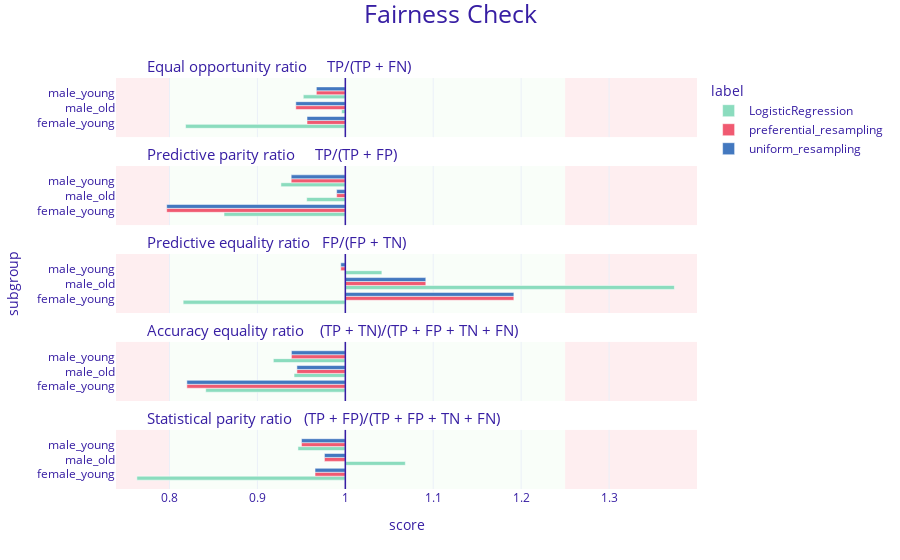

The notebook cell saved with this chart:
### Markdown cell above
### Mitigate option 2: Re-sampling your data
Did you look at the distribution of the biased variable ? Maybe some values of the variable are under-represented or over-represented. Resampling training data would help to mitigate bias due to this king of issue.

### Code cell
model_p = resampling_model(eval(dict_infos['model_name']), explainer, protected, type_resampling="preferential")
model_u = resampling_model(eval(dict_infos['model_name']), explainer, protected, type_resampling="uniform")

explainer_p = dx.Explainer(model_p, X, y, verbose = False)
explainer_u = dx.Explainer(model_u, X, y, verbose = False)

fobject_p = explainer_p.model_fairness(protected, privileged, label='preferential_resampling')
fobject_u = explainer_u.model_fairness(protected, privileged, label='uniform_resampling')

# plotting
fairness_object.plot([fobject_p, fobject_u])

### Figure 1 — Plotly figure (JSON) as saved in the notebook; plotly's stock layout.template omitted (floating-point values rounded to 4 significant figures)
{"data": [{"alignmentgroup": "True", "customdata": [["female_young", 0.818, "LogisticRegression"], ["male_old", 0.996, "LogisticRegression"], ["male_young", 0.952, "LogisticRegression"]], "hovertemplate": "<b>%{customdata[2]}</b><br>Subgroup: %{customdata[0]}<br>Score: %{customdata[1]}<br><extra></extra>", "legendgroup": "LogisticRegression", "marker": {"color": "#8bdcbe", "pattern": {"shape": ""}}, "name": "LogisticRegression", "offsetgroup": "LogisticRegression", "orientation": "h", "showlegend": true, "textposition": "auto", "type": "bar", "x": [-0.1817, -0.004251, -0.04782], "xaxis": "x5", "y": [0.25, 0.5, 0.75], "yaxis": "y5"}, {"alignmentgroup": "True", "customdata": [["female_young", 0.862, "LogisticRegression"], ["male_old", 0.956, "LogisticRegression"], ["male_young", 0.927, "LogisticRegression"]], "hovertemplate": "<b>%{customdata[2]}</b><br>Subgroup: %{customdata[0]}<br>Score: %{customdata[1]}<br><extra></extra>", "legendgroup": "LogisticRegression", "marker": {"color": "#8bdcbe", "pattern": {"shape": ""}}, "name": "LogisticRegression", "offsetgroup": "LogisticRegression", "orientation": "h", "showlegend": false, "textposition": "auto", "type": "bar", "x": [-0.138, -0.04396, -0.07326], "xaxis": "x4", "y": [0.25, 0.5, 0.75], "yaxis": "y4"}, {"alignmentgroup": "True", "customdata": [["female_young", 0.816, "LogisticRegression"], ["male_old", 1.374, "LogisticRegression"], ["male_young", 1.042, "LogisticRegression"]], "hovertemplate": "<b>%{customdata[2]}</b><br>Subgroup: %{customdata[0]}<br>Score: %{customdata[1]}<br><extra></extra>", "legendgroup": "LogisticRegression", "marker": {"color": "#8bdcbe", "pattern": {"shape": ""}}, "name": "LogisticRegression", "offsetgroup": "LogisticRegression", "orientation": "h", "showlegend": false, "textposition": "auto", "type": "bar", "x": [-0.1844, 0.3743, 0.04159], "xaxis": "x3", "y": [0.25, 0.5, 0.75], "yaxis": "y3"}, {"alignmentgroup": "True", "customdata": [["female_young", 0.841, "LogisticRegression"], ["male_old", 0.942, "LogisticRegression"], ["male_young", 0.918, "LogisticRegression"]], "hovertemplate": "<b>%{customdata[2]}</b><br>Subgroup: %{customdata[0]}<br>Score: %{customdata[1]}<br><extra></extra>", "legendgroup": "LogisticRegression", "marker": {"color": "#8bdcbe", "pattern": {"shape": ""}}, "name": "LogisticRegression", "offsetgroup": "LogisticRegression", "orientation": "h", "showlegend": false, "textposition": "auto", "type": "bar", "x": [-0.1588, -0.05831, -0.08189], "xaxis": "x2", "y": [0.25, 0.5, 0.75], "yaxis": "y2"}, {"alignmentgroup": "True", "customdata": [["female_young", 0.763, "LogisticRegression"], ["male_old", 1.068, "LogisticRegression"], ["male_young", 0.946, "LogisticRegression"]], "hovertemplate": "<b>%{customdata[2]}</b><br>Subgroup: %{customdata[0]}<br>Score: %{customdata[1]}<br><extra></extra>", "legendgroup": "LogisticRegression", "marker": {"color": "#8bdcbe", "pattern": {"shape": ""}}, "name": "LogisticRegression", "offsetgroup": "LogisticRegression", "orientation": "h", "showlegend": false, "textposition": "auto", "type": "bar", "x": [-0.2371, 0.06826, -0.05389], "xaxis": "x", "y": [0.25, 0.5, 0.75], "yaxis": "y"}, {"alignmentgroup": "True", "customdata": [["female_young", 0.956, "preferential_resampling"], ["male_old", 0.944, "preferential_resampling"], ["male_young", 0.967, "preferential_resampling"]], "hovertemplate": "<b>%{customdata[2]}</b><br>Subgroup: %{customdata[0]}<br>Score: %{customdata[1]}<br><extra></extra>", "legendgroup": "preferential_resampling", "marker": {"color": "#f05a71", "pattern": {"shape": ""}}, "name": "preferential_resampling", "offsetgroup": "preferential_resampling", "orientation": "h", "showlegend": true, "textposition": "auto", "type": "bar", "x": [-0.04357, -0.05632, -0.03294], "xaxis": "x5", "y": [0.25, 0.5, 0.75], "yaxis": "y5"}, {"alignmentgroup": "True", "customdata": [["female_young", 0.797, "preferential_resampling"], ["male_old", 0.99, "preferential_resampling"], ["male_young", 0.938, "preferential_resampling"]], "hovertemplate": "<b>%{customdata[2]}</b><br>Subgroup: %{customdata[0]}<br>Score: %{customdata[1]}<br><extra></extra>", "legendgroup": "preferential_resampling", "marker": {"color": "#f05a71", "pattern": {"shape": ""}}, "name": "preferential_resampling", "offsetgroup": "preferential_resampling", "orientation": "h", "showlegend": false, "textposition": "auto", "type": "bar", "x": [-0.2032, -0.009852, -0.06158], "xaxis": "x4", "y": [0.25, 0.5, 0.75], "yaxis": "y4"}, {"alignmentgroup": "True", "customdata": [["female_young", 1.192, "preferential_resampling"], ["male_old", 1.092, "preferential_resampling"], ["male_young", 0.995, "preferential_resampling"]], "hovertemplate": "<b>%{customdata[2]}</b><br>Subgroup: %{customdata[0]}<br>Score: %{customdata[1]}<br><extra></extra>", "legendgroup": "preferential_resampling", "marker": {"color": "#f05a71", "pattern": {"shape": ""}}, "name": "preferential_resampling", "offsetgroup": "preferential_resampling", "orientation": "h", "showlegend": false, "textposition": "auto", "type": "bar", "x": [0.1917, 0.09154, -0.005181], "xaxis": "x3", "y": [0.25, 0.5, 0.75], "yaxis": "y3"}, {"alignmentgroup": "True", "customdata": [["female_young", 0.82, "preferential_resampling"], ["male_old", 0.945, "preferential_resampling"], ["male_young", 0.939, "preferential_resampling"]], "hovertemplate": "<b>%{customdata[2]}</b><br>Subgroup: %{customdata[0]}<br>Score: %{customdata[1]}<br><extra></extra>", "legendgroup": "preferential_resampling", "marker": {"color": "#f05a71", "pattern": {"shape": ""}}, "name": "preferential_resampling", "offsetgroup": "preferential_resampling", "orientation": "h", "showlegend": false, "textposition": "auto", "type": "bar", "x": [-0.1802, -0.05507, -0.06133], "xaxis": "x2", "y": [0.25, 0.5, 0.75], "yaxis": "y2"}, {"alignmentgroup": "True", "customdata": [["female_young", 0.966, "preferential_resampling"], ["male_old", 0.976, "preferential_resampling"], ["male_young", 0.95, "preferential_resampling"]], "hovertemplate": "<b>%{customdata[2]}</b><br>Subgroup: %{customdata[0]}<br>Score: %{customdata[1]}<br><extra></extra>", "legendgroup": "preferential_resampling", "marker": {"color": "#f05a71", "pattern": {"shape": ""}}, "name": "preferential_resampling", "offsetgroup": "preferential_resampling", "orientation": "h", "showlegend": false, "textposition": "auto", "type": "bar", "x": [-0.03444, -0.02375, -0.04988], "xaxis": "x", "y": [0.25, 0.5, 0.75], "yaxis": "y"}, {"alignmentgroup": "True", "customdata": [["female_young", 0.956, "uniform_resampling"], ["male_old", 0.944, "uniform_resampling"], ["male_young", 0.967, "uniform_resampling"]], "hovertemplate": "<b>%{customdata[2]}</b><br>Subgroup: %{customdata[0]}<br>Score: %{customdata[1]}<br><extra></extra>", "legendgroup": "uniform_resampling", "marker": {"color": "#4378bf", "pattern": {"shape": ""}}, "name": "uniform_resampling", "offsetgroup": "uniform_resampling", "orientation": "h", "showlegend": true, "textposition": "auto", "type": "bar", "x": [-0.04357, -0.05632, -0.03294], "xaxis": "x5", "y": [0.25, 0.5, 0.75], "yaxis": "y5"}, {"alignmentgroup": "True", "customdata": [["female_young", 0.797, "uniform_resampling"], ["male_old", 0.99, "uniform_resampling"], ["male_young", 0.938, "uniform_resampling"]], "hovertemplate": "<b>%{customdata[2]}</b><br>Subgroup: %{customdata[0]}<br>Score: %{customdata[1]}<br><extra></extra>", "legendgroup": "uniform_resampling", "marker": {"color": "#4378bf", "pattern": {"shape": ""}}, "name": "uniform_resampling", "offsetgroup": "uniform_resampling", "orientation": "h", "showlegend": false, "textposition": "auto", "type": "bar", "x": [-0.2032, -0.009852, -0.06158], "xaxis": "x4", "y": [0.25, 0.5, 0.75], "yaxis": "y4"}, {"alignmentgroup": "True", "customdata": [["female_young", 1.192, "uniform_resampling"], ["male_old", 1.092, "uniform_resampling"], ["male_young", 0.995, "uniform_resampling"]], "hovertemplate": "<b>%{customdata[2]}</b><br>Subgroup: %{customdata[0]}<br>Score: %{customdata[1]}<br><extra></extra>", "legendgroup": "uniform_resampling", "marker": {"color": "#4378bf", "pattern": {"shape": ""}}, "name": "uniform_resampling", "offsetgroup": "uniform_resampling", "orientation": "h", "showlegend": false, "textposition": "auto", "type": "bar", "x": [0.1917, 0.09154, -0.005181], "xaxis": "x3", "y": [0.25, 0.5, 0.75], "yaxis": "y3"}, {"alignmentgroup": "True", "customdata": [["female_young", 0.82, "uniform_resampling"], ["male_old", 0.945, "uniform_resampling"], ["male_young", 0.939, "uniform_resampling"]], "hovertemplate": "<b>%{customdata[2]}</b><br>Subgroup: %{customdata[0]}<br>Score: %{customdata[1]}<br><extra></extra>", "legendgroup": "uniform_resampling", "marker": {"color": "#4378bf", "pattern": {"shape": ""}}, "name": "uniform_resampling", "offsetgroup": "uniform_resampling", "orientation": "h", "showlegend": false, "textposition": "auto", "type": "bar", "x": [-0.1802, -0.05507, -0.06133], "xaxis": "x2", "y": [0.25, 0.5, 0.75], "yaxis": "y2"}, {"alignmentgroup": "True", "customdata": [["female_young", 0.966, "uniform_resampling"], ["male_old", 0.976, "uniform_resampling"], ["male_young", 0.95, "uniform_resampling"]], "hovertemplate": "<b>%{customdata[2]}</b><br>Subgroup: %{customdata[0]}<br>Score: %{customdata[1]}<br><extra></extra>", "legendgroup": "uniform_resampling", "marker": {"color": "#4378bf", "pattern": {"shape": ""}}, "name": "uniform_resampling", "offsetgroup": "uniform_resampling", "orientation": "h", "showlegend": false, "textposition": "auto", "type": "bar", "x": [-0.03444, -0.02375, -0.04988], "xaxis": "x", "y": [0.25, 0.5, 0.75], "yaxis": "y"}], "layout": {"annotations": [{"font": {"size": 15}, "showarrow": false, "text": "Statistical parity ratio   (TP + FP)/(TP + FP + TN + FN)", "x": 0.05, "xanchor": "left", "xref": "paper", "y": 0.144, "yanchor": "bottom", "yref": "paper"}, {"font": {"size": 15}, "showarrow": false, "text": "Accuracy equality ratio    (TP + TN)/(TP + FP + TN + FN)", "x": 0.05, "xanchor": "left", "xref": "paper", "y": 0.358, "yanchor": "bottom", "yref": "paper"}, {"font": {"size": 15}, "showarrow": false, "text": "Predictive equality ratio   FP/(FP + TN)", "x": 0.05, "xanchor": "left", "xref": "paper", "y": 0.572, "yanchor": "bottom", "yref": "paper"}, {"font": {"size": 15}, "showarrow": false, "text": "Predictive parity ratio     TP/(TP + FP)", "x": 0.05, "xanchor": "left", "xref": "paper", "y": 0.786, "yanchor": "bottom", "yref": "paper"}, {"font": {"size": 15}, "showarrow": false, "text": "Equal opportunity ratio     TP/(TP + FN)", "x": 0.05, "xanchor": "left", "xref": "paper", "y": 1, "yanchor": "bottom", "yref": "paper"}], "barmode": "group", "font": {"color": "#371ea3"}, "legend": {"title": {"text": "label"}, "tracegroupgap": 0}, "margin": {"b": 71, "r": 30, "t": 78}, "shapes": [{"fillcolor": "#f05a71", "layer": "below", "line": {"width": 0}, "opacity": 0.1, "type": "rect", "x0": 0.25, "x1": 0.4, "xref": "x", "y0": 0, "y1": 1, "yref": "y"}, {"fillcolor": "#f05a71", "layer": "below", "line": {"width": 0}, "opacity": 0.1, "type": "rect", "x0": -0.2608, "x1": -0.2, "xref": "x", "y0": 0, "y1": 1, "yref": "y"}, {"fillcolor": "#c7f5bf", "layer": "below", "line": {"width": 0}, "opacity": 0.1, "type": "rect", "x0": -0.2, "x1": 0.25, "xref": "x", "y0": 0, "y1": 1, "yref": "y"}, {"line": {"color": "#371ea3", "width": 1.5}, "type": "line", "x0": 0, "x1": 0, "xref": "x", "y0": 0, "y1": 1, "yref": "y"}, {"fillcolor": "#f05a71", "layer": "below", "line": {"width": 0}, "opacity": 0.1, "type": "rect", "x0": 0.25, "x1": 0.4, "xref": "x", "y0": 0, "y1": 1, "yref": "y2"}, {"fillcolor": "#f05a71", "layer": "below", "line": {"width": 0}, "opacity": 0.1, "type": "rect", "x0": -0.2608, "x1": -0.2, "xref": "x", "y0": 0, "y1": 1, "yref": "y2"}, {"fillcolor": "#c7f5bf", "layer": "below", "line": {"width": 0}, "opacity": 0.1, "type": "rect", "x0": -0.2, "x1": 0.25, "xref": "x", "y0": 0, "y1": 1, "yref": "y2"}, {"line": {"color": "#371ea3", "width": 1.5}, "type": "line", "x0": 0, "x1": 0, "xref": "x", "y0": 0, "y1": 1, "yref": "y2"}, {"fillcolor": "#f05a71", "layer": "below", "line": {"width": 0}, "opacity": 0.1, "type": "rect", "x0": 0.25, "x1": 0.4, "xref": "x", "y0": 0, "y1": 1, "yref": "y3"}, {"fillcolor": "#f05a71", "layer": "below", "line": {"width": 0}, "opacity": 0.1, "type": "rect", "x0": -0.2608, "x1": -0.2, "xref": "x", "y0": 0, "y1": 1, "yref": "y3"}, {"fillcolor": "#c7f5bf", "layer": "below", "line": {"width": 0}, "opacity": 0.1, "type": "rect", "x0": -0.2, "x1": 0.25, "xref": "x", "y0": 0, "y1": 1, "yref": "y3"}, {"line": {"color": "#371ea3", "width": 1.5}, "type": "line", "x0": 0, "x1": 0, "xref": "x", "y0": 0, "y1": 1, "yref": "y3"}, {"fillcolor": "#f05a71", "layer": "below", "line": {"width": 0}, "opacity": 0.1, "type": "rect", "x0": 0.25, "x1": 0.4, "xref": "x", "y0": 0, "y1": 1, "yref": "y4"}, {"fillcolor": "#f05a71", "layer": "below", "line": {"width": 0}, "opacity": 0.1, "type": "rect", "x0": -0.2608, "x1": -0.2, "xref": "x", "y0": 0, "y1": 1, "yref": "y4"}, {"fillcolor": "#c7f5bf", "layer": "below", "line": {"width": 0}, "opacity": 0.1, "type": "rect", "x0": -0.2, "x1": 0.25, "xref": "x", "y0": 0, "y1": 1, "yref": "y4"}, {"line": {"color": "#371ea3", "width": 1.5}, "type": "line", "x0": 0, "x1": 0, "xref": "x", "y0": 0, "y1": 1, "yref": "y4"}, {"fillcolor": "#f05a71", "layer": "below", "line": {"width": 0}, "opacity": 0.1, "type": "rect", "x0": 0.25, "x1": 0.4, "xref": "x", "y0": 0, "y1": 1, "yref": "y5"}, {"fillcolor": "#f05a71", "layer": "below", "line": {"width": 0}, "opacity": 0.1, "type": "rect", "x0": -0.2608, "x1": -0.2, "xref": "x", "y0": 0, "y1": 1, "yref": "y5"}, {"fillcolor": "#c7f5bf", "layer": "below", "line": {"width": 0}, "opacity": 0.1, "type": "rect", "x0": -0.2, "x1": 0.25, "xref": "x", "y0": 0, "y1": 1, "yref": "y5"}, {"line": {"color": "#371ea3", "width": 1.5}, "type": "line", "x0": 0, "x1": 0, "xref": "x", "y0": 0, "y1": 1, "yref": "y5"}], "title": {"font": {"size": 25}, "text": "Fairness Check", "x": 0.5, "y": 0.99}, "xaxis": {"anchor": "y", "domain": [0, 1], "range": [-0.2608, 0.4], "ticktext": [0.7, 0.8, 0.9, 1, 1.1, 1.2, 1.3, 1], "tickvals": [-0.3, -0.2, -0.1, 0, 0.1, 0.2, 0.3, 0], "title": {"text": "score"}}, "xaxis2": {"anchor": "y2", "domain": [0, 1], "matches": "x", "range": [-0.2608, 0.4], "showticklabels": false, "ticktext": [0.7, 0.8, 0.9, 1, 1.1, 1.2, 1.3, 1], "tickvals": [-0.3, -0.2, -0.1, 0, 0.1, 0.2, 0.3, 0]}, "xaxis3": {"anchor": "y3", "domain": [0, 1], "matches": "x", "range": [-0.2608, 0.4], "showticklabels": false, "ticktext": [0.7, 0.8, 0.9, 1, 1.1, 1.2, 1.3, 1], "tickvals": [-0.3, -0.2, -0.1, 0, 0.1, 0.2, 0.3, 0]}, "xaxis4": {"anchor": "y4", "domain": [0, 1], "matches": "x", "range": [-0.2608, 0.4], "showticklabels": false, "ticktext": [0.7, 0.8, 0.9, 1, 1.1, 1.2, 1.3, 1], "tickvals": [-0.3, -0.2, -0.1, 0, 0.1, 0.2, 0.3, 0]}, "xaxis5": {"anchor": "y5", "domain": [0, 1], "matches": "x", "range": [-0.2608, 0.4], "showticklabels": false, "ticktext": [0.7, 0.8, 0.9, 1, 1.1, 1.2, 1.3, 1], "tickvals": [-0.3, -0.2, -0.1, 0, 0.1, 0.2, 0.3, 0]}, "yaxis": {"anchor": "x", "domain": [0, 0.144], "range": [0, 1], "showgrid": false, "ticktext": ["female_young", "male_old", "male_young"], "tickvals": [0.25, 0.5, 0.75], "title": {"text": ""}, "zeroline": false}, "yaxis2": {"anchor": "x2", "domain": [0.214, 0.358], "matches": "y", "range": [0, 1], "showgrid": false, "ticktext": ["female_young", "male_old", "male_young"], "tickvals": [0.25, 0.5, 0.75], "title": {"text": ""}, "zeroline": false}, "yaxis3": {"anchor": "x3", "domain": [0.428, 0.572], "matches": "y", "range": [0, 1], "showgrid": false, "ticktext": ["female_young", "male_old", "male_young"], "tickvals": [0.25, 0.5, 0.75], "title": {"text": "subgroup"}, "zeroline": false}, "yaxis4": {"anchor": "x4", "domain": [0.642, 0.786], "matches": "y", "range": [0, 1], "showgrid": false, "ticktext": ["female_young", "male_old", "male_young"], "tickvals": [0.25, 0.5, 0.75], "title": {"text": ""}, "zeroline": false}, "yaxis5": {"anchor": "x5", "domain": [0.856, 1], "matches": "y", "range": [0, 1], "showgrid": false, "ticktext": ["female_young", "male_old", "male_young"], "tickvals": [0.25, 0.5, 0.75], "title": {"text": ""}, "zeroline": false}}}
